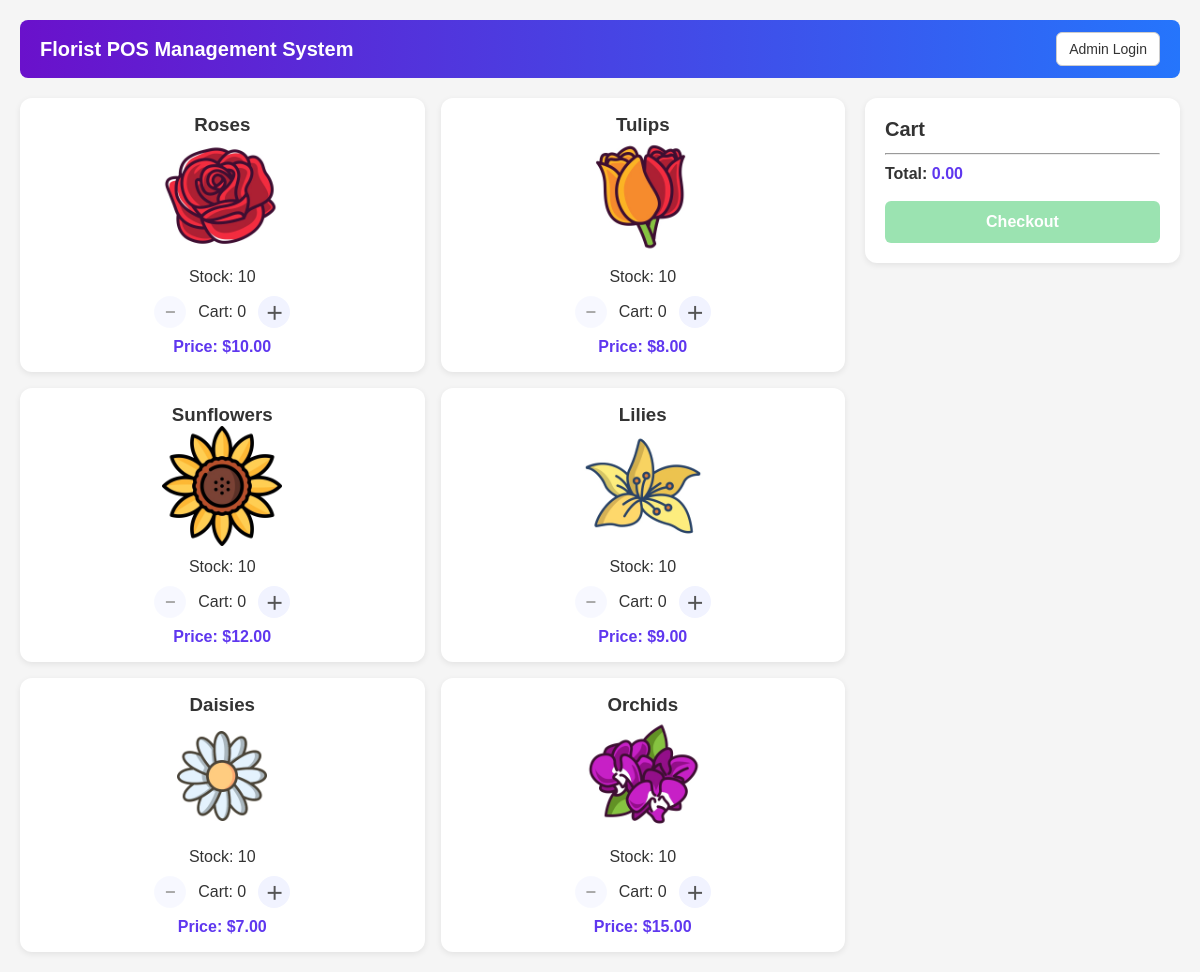
The page / on the database its author committed.
### tables this page shows
CREATE TABLE items (
  id INT AUTO_INCREMENT PRIMARY KEY,
  name VARCHAR(255),
  image_path VARCHAR(255),
  price DECIMAL(10,2),
  stock INT,
  status ENUM('active', 'inactive') NOT NULL DEFAULT 'active'
);

### includes/functions.php (called while the page is built, shortened)
<?php
require_once 'db.php';
function get_all_items($include_inactive = false) {
    global $pdo;
    if ($include_inactive) {
        $stmt = $pdo->query("SELECT * FROM items ORDER BY id ASC");
    } else {
        $stmt = $pdo->query("SELECT * FROM items WHERE status = 'active' ORDER BY id ASC");
    }
    return $stmt->fetchAll(PDO::FETCH_ASSOC);
}
?>

### index.php (the view, shortened to what this page needs)
<?php
require_once 'includes/functions.php';
$items = get_all_items();
?>
<!DOCTYPE html>
<html lang="en">
<head>
    <link rel="stylesheet" href="assets/css/style.css">
</head>
<body>
    <header>
        <h1>Florist POS Management System</h1>
        <button id="adminBtn">Admin Login</button>
    </header>
    <main class="container">
        <section class="items-panel">
            <?php foreach ($items as $item):
                $itemId = $item['id'];
                $cartQty = $_SESSION['cart'][$itemId] ?? 0;
                $stockLeft = $item['stock'] - $cartQty;
            ?>
            <div class="item-card" data-id="<?= $itemId ?>">
                <h3><?= htmlspecialchars($item['name']) ?></h3>
                <img src="<?= $item['image_path'] ?>" alt="<?= $item['name'] ?>">
                <p>Stock: <span class="stock"><?= $stockLeft ?></span></p>
                <div class="quantity-controls">
                    <button class="minus" id="minus-<?= $itemId ?>" <?= $cartQty <= 0 ? 'disabled' : '' ?>>−</button>
                    <span>Cart: <span class="cart"><?= $cartQty ?></span></span>
                    <button class="plus" id="plus-<?= $itemId ?>">＋</button>
                </div>
                <p class="price">Price: $<?= number_format($item['price'], 2) ?></p>
            </div>
            <?php endforeach; ?>
        </section>
        <aside class="cart-panel">
            <div class="cart-header">
                <h2 class="cart-title">Cart</h2>
            </div>
            <hr style="margin: 10px 0;">
            <p><strong>Total:</strong> <span id="totalPrice" style="color: #5f37ef; font-weight: bold;">$0.00</span></p>
            <br>
            <button id="checkoutBtn" disabled>Checkout</button>
        </aside>
    </main>
</body>
</html>

### assets/css/style.css (style rules this page uses)
* { margin: 0; padding: 0; box-sizing: border-box; }
body { font-family: Arial, sans-serif; background: #f5f5f5; color: #333; padding: 20px; }
header { display: flex; justify-content: space-between; align-items: center; margin-bottom: 20px; padding: 12px 20px; background: linear-gradient(to right, #6a11cb, #2575fc); border-radius: 8px; color: white; }
header h1 { font-size: 20px; font-weight: bold; }
header button { background-color: white; color: #333; border: 1px solid #ccc; border-radius: 6px; font-size: 14px; padding: 8px 12px; cursor: pointer; transition: background-color 0.3s ease; }
.container { display: flex; gap: 20px; }
.items-panel { display: grid; grid-template-columns: repeat(2, 1fr); gap: 16px; flex: 3; }
.item-card { background: #fff; border: none; border-radius: 12px; padding: 16px; text-align: center; box-shadow: 0 2px 6px rgba(0, 0, 0, 0.08); transition: transform 0.2s ease, box-shadow 0.2s ease; }
.item-card img { max-width: 100%; height: 120px; object-fit: cover; margin-bottom: 8px; }
.quantity-controls { display: flex; justify-content: center; align-items: center; gap: 12px; margin: 10px 0; }
.item-card button.minus, .item-card button.plus { background-color: #f1f3ff; border: none; border-radius: 50%; width: 32px; height: 32px; font-size: 18px; font-weight: bold; color: #555; cursor: pointer; transition: background-color 0.2s ease; }
.item-card button.minus:disabled { opacity: 0.5; cursor: not-allowed; }
.price { color: #5f37ef; font-weight: bold; }
.cart-panel { flex: 1; background: #fff; padding: 20px; border: none; border-radius: 12px; box-shadow: 0 2px 6px rgba(0, 0, 0, 0.08); height: fit-content; position: sticky; top: 20px; }
.cart-panel h2 { margin-bottom: 10px; }
.cart-header { display: flex; justify-content: space-between; align-items: center; margin-bottom: 12px; gap: 10px; }
.cart-header .cart-title { margin: 0; font-size: 20px; font-weight: bold; }
#checkoutBtn { padding: 12px; width: 100%; background: #5ad17e; color: white; font-weight: bold; font-size: 16px; border: none; border-radius: 6px; cursor: pointer; transition: background-color 0.2s ease; }
#checkoutBtn:disabled { opacity: 0.6; cursor: not-allowed; }
.cart-panel h2 { margin-bottom: 16px; font-size: 18px; font-weight: bold; }

### rows shown on the page
items: name "Roses", image_path (picture), stock "10", id "0", price "10.00"
items: name "Tulips", image_path (picture), stock "10", id "0", price "8.00"
items: name "Sunflowers", image_path (picture), stock "10", id "0", price "12.00"
items: name "Lilies", image_path (picture), stock "10", id "0", price "9.00"
items: name "Daisies", image_path (picture), stock "10", id "0", price "7.00"
items: name "Orchids", image_path (picture), stock "10", id "0", price "15.00"
